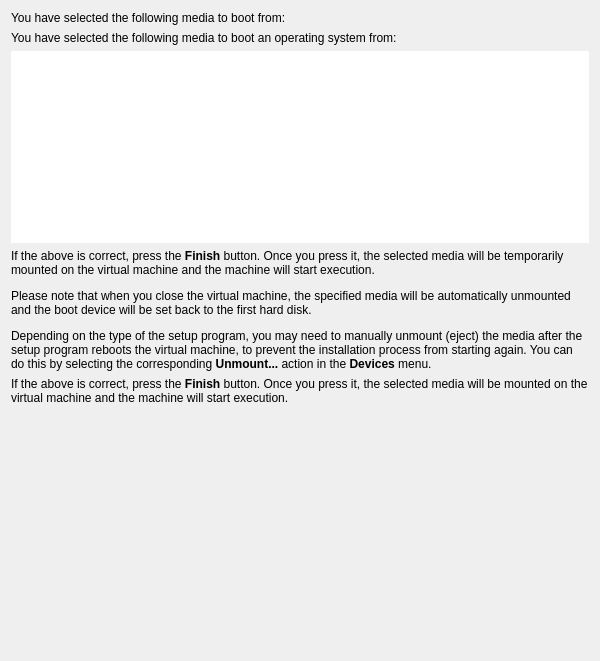
<?xml version="1.0" encoding="UTF-8"?>
<ui version="4.0">
 <comment>
 VBox frontends: Qt4 GUI (&quot;VirtualBox&quot;):

     Copyright (C) 2009-2010 Oracle Corporation

     This file is part of VirtualBox Open Source Edition (OSE), as
     available from http://www.virtualbox.org. This file is free software;
     you can redistribute it and/or modify it under the terms of the GNU
     General Public License (GPL) as published by the Free Software
     Foundation, in version 2 as it comes in the &quot;COPYING&quot; file of the
     VirtualBox OSE distribution. VirtualBox OSE is distributed in the
     hope that it will be useful, but WITHOUT ANY WARRANTY of any kind.
 </comment>
 <class>UIFirstRunWzdPage3</class>
 <widget class="QWidget" name="UIFirstRunWzdPage3">
  <property name="geometry">
   <rect>
    <x>0</x>
    <y>0</y>
    <width>600</width>
    <height>661</height>
   </rect>
  </property>
  <property name="sizePolicy">
   <sizepolicy hsizetype="Minimum" vsizetype="Minimum">
    <horstretch>0</horstretch>
    <verstretch>0</verstretch>
   </sizepolicy>
  </property>
  <layout class="QVBoxLayout" name="m_pLayout1">
   <property name="bottomMargin">
    <number>0</number>
   </property>
   <item>
    <widget class="QILabel" name="m_pPage3Text1Var1">
     <property name="text">
      <string>&lt;p&gt;You have selected the following media to boot from:&lt;/p&gt;</string>
     </property>
     <property name="wordWrap">
      <bool>true</bool>
     </property>
    </widget>
   </item>
   <item>
    <widget class="QILabel" name="m_pPage3Text1Var2">
     <property name="text">
      <string>&lt;p&gt;You have selected the following media to boot an operating system from:&lt;/p&gt;</string>
     </property>
     <property name="wordWrap">
      <bool>true</bool>
     </property>
    </widget>
   </item>
   <item>
    <widget class="QTextEdit" name="m_pSummaryText">
     <property name="sizePolicy">
      <sizepolicy hsizetype="Expanding" vsizetype="Fixed">
       <horstretch>0</horstretch>
       <verstretch>0</verstretch>
      </sizepolicy>
     </property>
     <property name="minimumSize">
      <size>
       <width>300</width>
       <height>0</height>
      </size>
     </property>
     <property name="frameShape">
      <enum>QFrame::NoFrame</enum>
     </property>
     <property name="readOnly">
      <bool>true</bool>
     </property>
    </widget>
   </item>
   <item>
    <widget class="QILabel" name="m_pPage3Text2Var1">
     <property name="text">
      <string>&lt;p&gt;If the above is correct, press the &lt;b&gt;Finish&lt;/b&gt; button. Once you press it, the selected media will be temporarily mounted on the virtual machine and the machine will start execution.&lt;/p&gt;&lt;p&gt;Please note that when you close the virtual machine, the specified media will be automatically unmounted and the boot device will be set back to the first hard disk.&lt;/p&gt;&lt;p&gt;Depending on the type of the setup program, you may need to manually unmount (eject) the media after the setup program reboots the virtual machine, to prevent the installation process from starting again. You can do this by selecting the corresponding &lt;b&gt;Unmount...&lt;/b&gt; action in the &lt;b&gt;Devices&lt;/b&gt; menu.&lt;/p&gt;</string>
     </property>
     <property name="wordWrap">
      <bool>true</bool>
     </property>
    </widget>
   </item>
   <item>
    <widget class="QILabel" name="m_pPage3Text2Var2">
     <property name="text">
      <string>&lt;p&gt;If the above is correct, press the &lt;b&gt;Finish&lt;/b&gt; button. Once you press it, the selected media will be mounted on the virtual machine and the machine will start execution.&lt;/p&gt;</string>
     </property>
     <property name="wordWrap">
      <bool>true</bool>
     </property>
    </widget>
   </item>
   <item>
    <spacer name="m_pSpacer1">
     <property name="orientation">
      <enum>Qt::Vertical</enum>
     </property>
     <property name="sizeHint" stdset="0">
      <size>
       <width>0</width>
       <height>0</height>
      </size>
     </property>
    </spacer>
   </item>
  </layout>
 </widget>
 <customwidgets>
  <customwidget>
   <class>QILabel</class>
   <extends>QLabel</extends>
   <header>QILabel.h</header>
  </customwidget>
 </customwidgets>
 <resources/>
 <connections/>
</ui>
